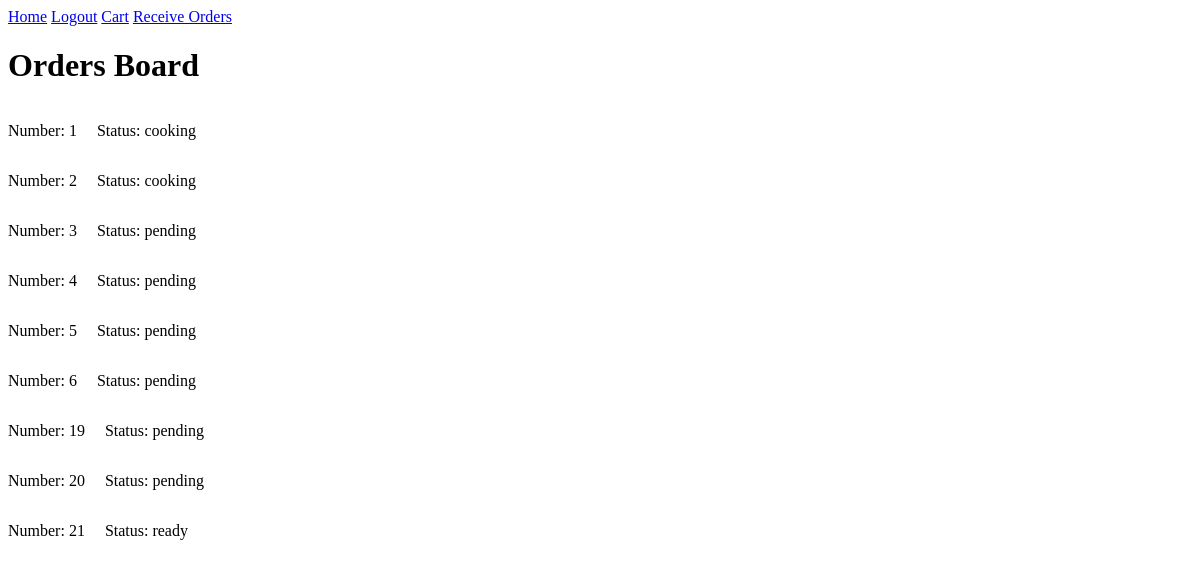
The page /orders-board (signed in) on the database its author committed.
### website/models.py (models this page shows)
class Order(db.Model):
    id = db.Column(db.Integer, primary_key=True)    #primary key
    date = db.Column(db.DateTime(timezone=True), default=func.now())  #current date
    user_id = db.Column(db.Integer, db.ForeignKey('user.id'))         #foreign key
    status = db.Column(db.String(150))

### website/views.py (the view)
@views.route('/orders-board', methods=['GET'])
@login_required
def ordersBoard():
    allOrders = Order.query.all()
    return render_template("ordersBoard.html", user=current_user, orders=allOrders)

### website/templates/ordersBoard.html (shortened to what this page needs)
{% extends "base.html" %}
{% block content%}
    <h1> Orders Board</h1>
    {% for ord in orders %}
    <div class="order-on-board">
    <p>Number: {{ord.id}} </p>
    <p>Status: {{ord.status}} </p>
    </div>
    {% endfor %}
{% endblock %}

### website/templates/base.html (shortened to what this page needs)
<!DOCTYPE html>
<html>
  <head>
    <link rel="stylesheet" href="{{ url_for('static', filename='css/styles.css') }}">
  </head>
  <body>
    <nav class="">
      <div class="navbar">
        <div class="navbar-nav">
          {% if user.is_authenticated %}
          <a href="/">Home</a>
          <a href="/logout">Logout</a>
          <a href="/cart">Cart</a>
            {% if user.role == "admin" %}
            <a href="/receive-orders">Receive Orders</a>
            {% endif %}
          {% else %}
          <a href="/login">Login</a>
          <a href="/sign-up">Sign Up</a>
          {% endif %}
        </div>
      </div>
    </nav>
    <div>{% block content %} {% endblock %}</div>
  </body>
</html>

### website/static/css/styles.css (style rules this page uses)
.navbar { gap: 5px; }
.order-on-board { display: flex; flex-direction: row; gap: 20px }

### rows shown on the page
Order: id "1", status "cooking"
Order: id "2", status "cooking"
Order: id "3", status "pending"
Order: id "4", status "pending"
Order: id "5", status "pending"
Order: id "6", status "pending"
Order: id "19", status "pending"
Order: id "20", status "pending"
Order: id "21", status "ready"
